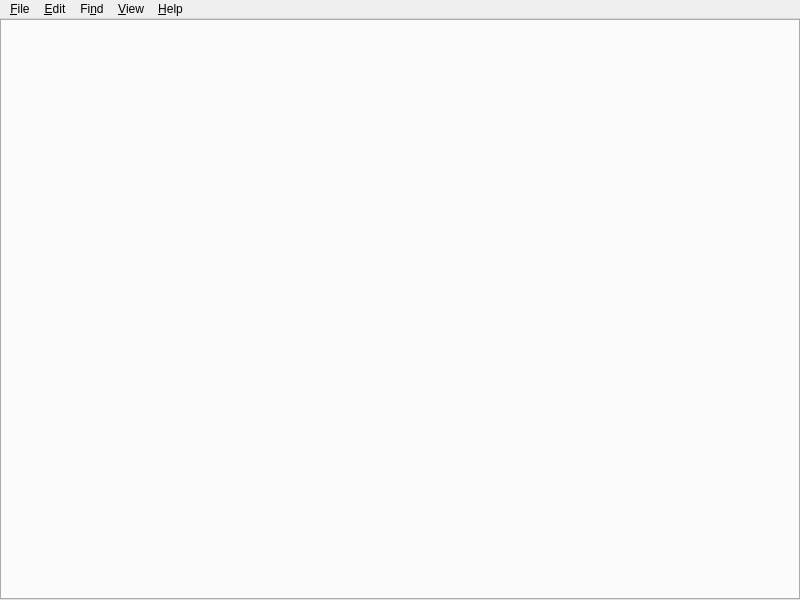
<?xml version="1.0" encoding="UTF-8"?>
<ui version="4.0">
 <class>MainWindow</class>
 <widget class="QMainWindow" name="MainWindow">
  <property name="geometry">
   <rect>
    <x>0</x>
    <y>0</y>
    <width>800</width>
    <height>600</height>
   </rect>
  </property>
  <property name="windowTitle">
   <string>HexEditor</string>
  </property>
  <widget class="QWidget" name="centralWidget">
   <layout class="QHBoxLayout" name="horizontalLayout">
    <property name="leftMargin">
     <number>0</number>
    </property>
    <property name="topMargin">
     <number>0</number>
    </property>
    <property name="rightMargin">
     <number>0</number>
    </property>
    <property name="bottomMargin">
     <number>0</number>
    </property>
    <item>
     <widget class="QTabWidget" name="editorTabs">
      <property name="currentIndex">
       <number>-1</number>
      </property>
      <property name="tabsClosable">
       <bool>true</bool>
      </property>
      <property name="movable">
       <bool>true</bool>
      </property>
     </widget>
    </item>
   </layout>
  </widget>
  <widget class="QMenuBar" name="menuBar">
   <property name="geometry">
    <rect>
     <x>0</x>
     <y>0</y>
     <width>800</width>
     <height>20</height>
    </rect>
   </property>
   <widget class="QMenu" name="menuFile">
    <property name="title">
     <string>&amp;File</string>
    </property>
    <addaction name="actionOpen"/>
    <addaction name="actionSave"/>
    <addaction name="actionSave_As"/>
    <addaction name="separator"/>
    <addaction name="actionQuit"/>
   </widget>
   <widget class="QMenu" name="menuEdit">
    <property name="title">
     <string>&amp;Edit</string>
    </property>
    <addaction name="actionCopy"/>
    <addaction name="actionCut"/>
    <addaction name="actionPaste"/>
   </widget>
   <widget class="QMenu" name="menuView">
    <property name="title">
     <string>&amp;View</string>
    </property>
   </widget>
   <widget class="QMenu" name="menuHelp">
    <property name="title">
     <string>&amp;Help</string>
    </property>
   </widget>
   <widget class="QMenu" name="menuFind">
    <property name="title">
     <string>Fi&amp;nd</string>
    </property>
    <addaction name="actionGoto"/>
   </widget>
   <addaction name="menuFile"/>
   <addaction name="menuEdit"/>
   <addaction name="menuFind"/>
   <addaction name="menuView"/>
   <addaction name="menuHelp"/>
  </widget>
  <action name="actionOpen">
   <property name="text">
    <string>&amp;Open</string>
   </property>
   <property name="shortcut">
    <string>Ctrl+O</string>
   </property>
  </action>
  <action name="actionQuit">
   <property name="text">
    <string>&amp;Quit</string>
   </property>
   <property name="shortcut">
    <string>Ctrl+Q</string>
   </property>
  </action>
  <action name="actionSave">
   <property name="text">
    <string>&amp;Save</string>
   </property>
   <property name="shortcut">
    <string>Ctrl+S</string>
   </property>
  </action>
  <action name="actionSave_As">
   <property name="text">
    <string>S&amp;ave As</string>
   </property>
   <property name="shortcut">
    <string>Ctrl+Shift+S</string>
   </property>
  </action>
  <action name="actionCopy">
   <property name="text">
    <string>&amp;Copy</string>
   </property>
   <property name="shortcut">
    <string>Ctrl+C</string>
   </property>
  </action>
  <action name="actionCut">
   <property name="text">
    <string>C&amp;ut</string>
   </property>
   <property name="shortcut">
    <string>Ctrl+X</string>
   </property>
  </action>
  <action name="actionPaste">
   <property name="text">
    <string>&amp;Paste</string>
   </property>
   <property name="shortcut">
    <string>Ctrl+V</string>
   </property>
  </action>
  <action name="actionGoto">
   <property name="text">
    <string>Goto</string>
   </property>
   <property name="shortcut">
    <string>Ctrl+G</string>
   </property>
  </action>
 </widget>
 <layoutdefault spacing="6" margin="11"/>
 <resources/>
 <connections>
  <connection>
   <sender>actionQuit</sender>
   <signal>triggered()</signal>
   <receiver>MainWindow</receiver>
   <slot>close()</slot>
   <hints>
    <hint type="sourcelabel">
     <x>-1</x>
     <y>-1</y>
    </hint>
    <hint type="destinationlabel">
     <x>399</x>
     <y>299</y>
    </hint>
   </hints>
  </connection>
  <connection>
   <sender>actionOpen</sender>
   <signal>triggered()</signal>
   <receiver>MainWindow</receiver>
   <slot>handleOpen()</slot>
   <hints>
    <hint type="sourcelabel">
     <x>-1</x>
     <y>-1</y>
    </hint>
    <hint type="destinationlabel">
     <x>399</x>
     <y>299</y>
    </hint>
   </hints>
  </connection>
  <connection>
   <sender>editorTabs</sender>
   <signal>tabCloseRequested(int)</signal>
   <receiver>MainWindow</receiver>
   <slot>handleTabClose()</slot>
   <hints>
    <hint type="sourcelabel">
     <x>399</x>
     <y>309</y>
    </hint>
    <hint type="destinationlabel">
     <x>399</x>
     <y>299</y>
    </hint>
   </hints>
  </connection>
  <connection>
   <sender>actionGoto</sender>
   <signal>triggered()</signal>
   <receiver>MainWindow</receiver>
   <slot>handleGoto()</slot>
   <hints>
    <hint type="sourcelabel">
     <x>-1</x>
     <y>-1</y>
    </hint>
    <hint type="destinationlabel">
     <x>399</x>
     <y>299</y>
    </hint>
   </hints>
  </connection>
 </connections>
 <slots>
  <slot>handleOpen()</slot>
  <slot>handleTabClose()</slot>
  <slot>handleGoto()</slot>
 </slots>
</ui>
